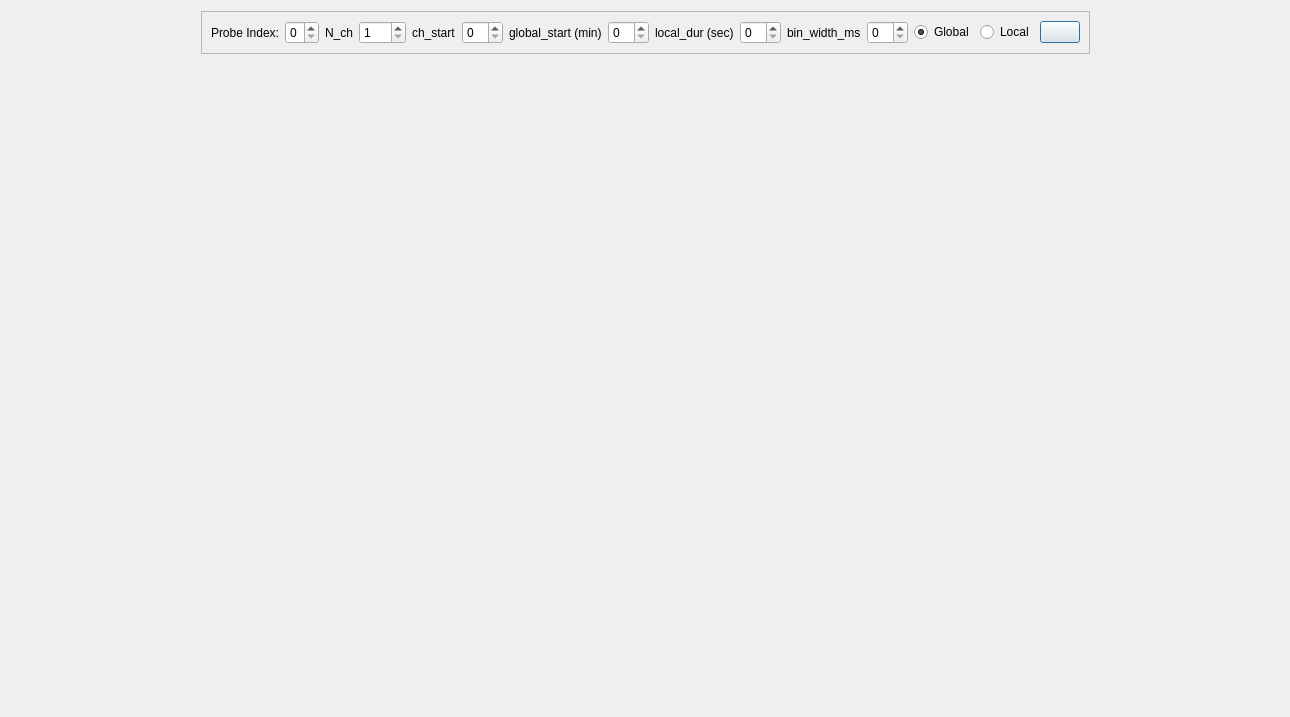
<?xml version="1.0" encoding="UTF-8"?>
<ui version="4.0">
 <class>SpikeMap</class>
 <widget class="QDialog" name="SpikeMap">
  <property name="geometry">
   <rect>
    <x>0</x>
    <y>0</y>
    <width>1290</width>
    <height>717</height>
   </rect>
  </property>
  <property name="windowTitle">
   <string>Dialog</string>
  </property>
  <layout class="QGridLayout" name="gridLayout">
   <item row="0" column="1" alignment="Qt::AlignHCenter">
    <widget class="QFrame" name="frame">
     <property name="sizePolicy">
      <sizepolicy hsizetype="Fixed" vsizetype="Fixed">
       <horstretch>0</horstretch>
       <verstretch>0</verstretch>
      </sizepolicy>
     </property>
     <property name="frameShape">
      <enum>QFrame::StyledPanel</enum>
     </property>
     <property name="frameShadow">
      <enum>QFrame::Raised</enum>
     </property>
     <layout class="QHBoxLayout" name="horizontalLayout">
      <item>
       <widget class="QLabel" name="label">
        <property name="text">
         <string>Probe Index:</string>
        </property>
       </widget>
      </item>
      <item>
       <widget class="QSpinBox" name="probe_ind_spinBox">
        <property name="minimum">
         <number>0</number>
        </property>
        <property name="maximum">
         <number>4</number>
        </property>
        <property name="value">
         <number>0</number>
        </property>
       </widget>
      </item>
      <item>
       <widget class="QLabel" name="label_2">
        <property name="text">
         <string>N_ch</string>
        </property>
       </widget>
      </item>
      <item>
       <widget class="QSpinBox" name="n_cs_spinBox">
        <property name="minimum">
         <number>1</number>
        </property>
        <property name="maximum">
         <number>383</number>
        </property>
       </widget>
      </item>
      <item>
       <widget class="QLabel" name="label_3">
        <property name="text">
         <string>ch_start</string>
        </property>
       </widget>
      </item>
      <item>
       <widget class="QSpinBox" name="lead_chan_spinBox"/>
      </item>
      <item>
       <widget class="QLabel" name="label_6">
        <property name="text">
         <string>global_start (min)</string>
        </property>
       </widget>
      </item>
      <item>
       <widget class="QSpinBox" name="global_start_spinBox"/>
      </item>
      <item>
       <widget class="QLabel" name="label_4">
        <property name="text">
         <string>local_dur (sec)</string>
        </property>
       </widget>
      </item>
      <item>
       <widget class="QSpinBox" name="local_spinBox">
        <property name="singleStep">
         <number>10</number>
        </property>
       </widget>
      </item>
      <item>
       <widget class="QLabel" name="label_5">
        <property name="text">
         <string>bin_width_ms</string>
        </property>
       </widget>
      </item>
      <item>
       <widget class="QSpinBox" name="bin_width_ms_spinBox">
        <property name="singleStep">
         <number>50</number>
        </property>
       </widget>
      </item>
      <item>
       <widget class="QRadioButton" name="globalMap_radioButton">
        <property name="text">
         <string>Global</string>
        </property>
        <property name="checked">
         <bool>true</bool>
        </property>
       </widget>
      </item>
      <item>
       <widget class="QRadioButton" name="recentMap_radioButton">
        <property name="text">
         <string>Local</string>
        </property>
       </widget>
      </item>
      <item>
       <widget class="QPushButton" name="spikeMap_startStop_button">
        <property name="text">
         <string/>
        </property>
        <property name="checkable">
         <bool>true</bool>
        </property>
       </widget>
      </item>
     </layout>
    </widget>
   </item>
   <item row="1" column="0" colspan="3">
    <widget class="QCustomPlot" name="spikeMap_qcp" native="true">
     <property name="sizePolicy">
      <sizepolicy hsizetype="Expanding" vsizetype="Preferred">
       <horstretch>0</horstretch>
       <verstretch>0</verstretch>
      </sizepolicy>
     </property>
    </widget>
   </item>
  </layout>
 </widget>
 <customwidgets>
  <customwidget>
   <class>QCustomPlot</class>
   <extends>QWidget</extends>
   <header>qcustomplot.h</header>
   <container>1</container>
  </customwidget>
 </customwidgets>
 <resources/>
 <connections/>
</ui>
